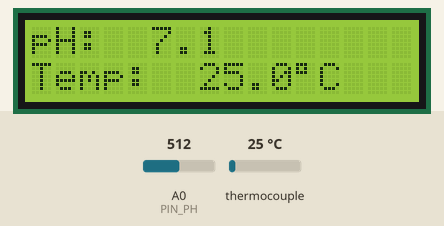
This sketch was run on a simulated Arduino Nano, built with avr-gcc and run on an emulated ATmega328P. On the bench: 16×2 character LCD. The test bench sets the inputs (shaded band); at power-on: thermocouple 25 °C, A0 (PIN_PH) = 512. What the sketch prints to the serial monitor is not drawn.

Above: at 5.5 s.
5.6 s: thermocouple set to 6 °C
At 7.8 s:
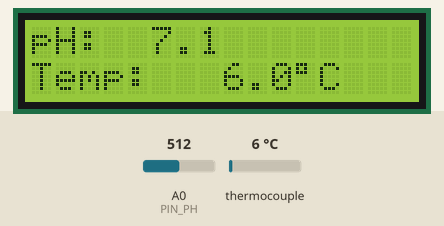
8.1 s: A0 (PIN_PH) set to 716
At 9.4 s:
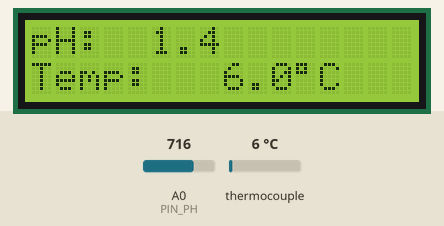
10.1 s: thermocouple set to 75 °C
At 10.9 s:
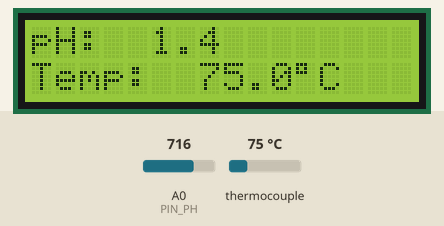
12.1 s: A0 (PIN_PH) set to 900
At 13.6 s:
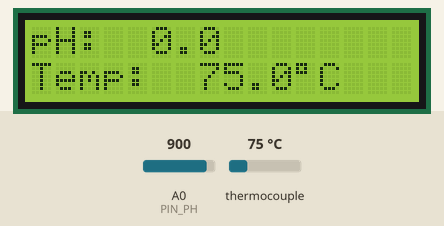
14.1 s: thermocouple set to 150 °C
At 15.1 s:
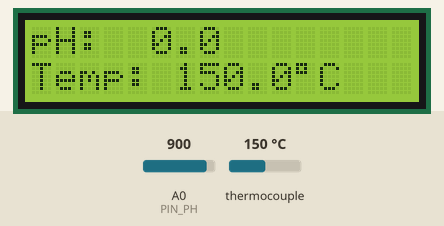
16.1 s: A0 (PIN_PH) set to 511
At 17.9 s:
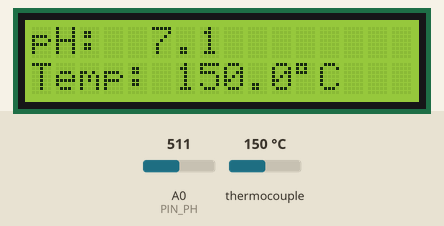
Timing chart, 0 to 19.1 s (numbered marks = the images above; inputs shaded):
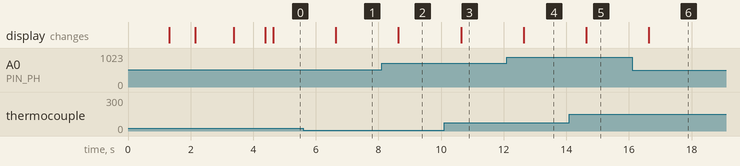

The sketch:

ph_v2.ino
```cpp
/*
  Medidor de pH - Firmware V2
  Placa: Arduino Nano classico (ATmega328P, 5 V)

  Display LCD I2C 16x2:
    SDA -> A4
    SCL -> A5

  Modulo de pH:
    PO/AO -> A0

  MAX6675:
    SO/DO -> D12
    CS    -> D10
    SCK   -> D13

  A sonda de pH deve ser conectada a um modulo condicionador.
  Nunca conecte a sonda diretamente ao pino A0.
*/

#include <Wire.h>
#include <LiquidCrystal_I2C.h>
#include "max6675.h"
#include <math.h>

// ------------------------- Hardware -------------------------
const byte PIN_PH = A0;
const byte PIN_MAX6675_SO = 12;
const byte PIN_MAX6675_CS = 10;
const byte PIN_MAX6675_CLK = 13;

LiquidCrystal_I2C lcd(0x27, 16, 2);
MAX6675 sensorTemperatura(PIN_MAX6675_CLK,
                          PIN_MAX6675_CS,
                          PIN_MAX6675_SO);

// ---------------------- Configuracao ------------------------
const unsigned long INTERVALO_LEITURA_MS = 1000UL;
const byte QUANTIDADE_AMOSTRAS = 10;
const unsigned int INTERVALO_AMOSTRA_MS = 20;

// Arduino Nano classico: ADC de 10 bits e referencia de 5 V.
// Para melhorar a exatidao, meca os 5 V reais e ajuste este valor.
const float TENSAO_REFERENCIA_ADC = 5.00;
const float ADC_MAXIMO = 1023.0;

/*
  Coeficientes iniciais do modulo condicionador:

    pH = INCLINACAO_PH * tensao + OFFSET_PH

  Estes valores permitem o teste inicial, mas devem ser ajustados com
  solucoes tampao, preferencialmente pH 7,00 e pH 4,00 ou pH 10,00.
*/
const float INCLINACAO_PH = -5.70;
const float OFFSET_PH = 21.34;

unsigned long ultimaLeitura = 0;

// ----------------------- Inicializacao ----------------------
void mostrarTelaInicial(const __FlashStringHelper *linha1,
                        const __FlashStringHelper *linha2) {
  lcd.clear();
  lcd.setCursor(0, 0);
  lcd.print(linha1);
  lcd.setCursor(0, 1);
  lcd.print(linha2);
}

void iniciarDisplay() {
  Wire.begin();
  lcd.init();
  lcd.backlight();

  mostrarTelaInicial(F("Monitor de pH"), F("Inicializando..."));
  delay(1200);

  mostrarTelaInicial(F("Display: OK"), F("Sensor temp..."));
  delay(800);

  // O MAX6675 necessita de um pequeno tempo para a primeira conversao.
  float temperaturaTeste = sensorTemperatura.readCelsius();

  lcd.clear();
  lcd.setCursor(0, 0);
  lcd.print(F("Temperatura:"));
  lcd.setCursor(0, 1);

  if (isnan(temperaturaTeste)) {
    lcd.print(F("Sensor ausente"));
  } else {
    lcd.print(F("Sensor OK"));
  }

  delay(1200);

  mostrarTelaInicial(F("Sistema pronto"), F("Lendo sensores"));
  delay(1000);
  lcd.clear();
}

void setup() {
  pinMode(PIN_PH, INPUT);
  Serial.begin(115200);

  iniciarDisplay();

  Serial.println(F("Monitor de pH V2 iniciado"));
  Serial.println(F("Placa: Arduino Nano ATmega328P"));
  Serial.println(F("PH=A0, MAX6675: SO=12 CS=10 CLK=13"));
}

// ------------------------- Leituras -------------------------
float lerTensaoPH() {
  unsigned long somaADC = 0;

  for (byte i = 0; i < QUANTIDADE_AMOSTRAS; i++) {
    somaADC += analogRead(PIN_PH);
    delay(INTERVALO_AMOSTRA_MS);
  }

  float mediaADC = somaADC / (float)QUANTIDADE_AMOSTRAS;
  return mediaADC * TENSAO_REFERENCIA_ADC / ADC_MAXIMO;
}

float calcularPH(float tensao) {
  float ph = INCLINACAO_PH * tensao + OFFSET_PH;

  // Evita apresentar valores fora da escala convencional do prototipo.
  if (ph < 0.0) {
    ph = 0.0;
  } else if (ph > 14.0) {
    ph = 14.0;
  }

  return ph;
}

// ------------------------- Display --------------------------
void limparLinha(byte linha) {
  lcd.setCursor(0, linha);
  lcd.print(F("                "));
}

void mostrarErroTemperatura(float ph) {
  char textoPH[7];
  dtostrf(ph, 4, 1, textoPH);

  limparLinha(0);
  lcd.setCursor(0, 0);
  lcd.print(F("pH: "));
  lcd.print(textoPH);

  limparLinha(1);
  lcd.setCursor(0, 1);
  lcd.print(F("Temp: ERRO"));
}

void mostrarMedicoes(float ph, float temperatura) {
  char textoPH[7];
  char textoTemperatura[8];

  dtostrf(ph, 4, 1, textoPH);
  dtostrf(temperatura, 5, 1, textoTemperatura);

  limparLinha(0);
  lcd.setCursor(0, 0);
  lcd.print(F("pH: "));
  lcd.print(textoPH);

  limparLinha(1);
  lcd.setCursor(0, 1);
  lcd.print(F("Temp: "));
  lcd.print(textoTemperatura);
  lcd.write((byte)223); // Simbolo de grau do LCD HD44780
  lcd.print(F("C"));
}

void enviarSerial(float tensao, float ph, float temperatura) {
  Serial.print(F("Tensao pH: "));
  Serial.print(tensao, 3);
  Serial.print(F(" V | pH: "));
  Serial.print(ph, 2);
  Serial.print(F(" | Temperatura: "));

  if (isnan(temperatura)) {
    Serial.println(F("ERRO"));
  } else {
    Serial.print(temperatura, 2);
    Serial.println(F(" C"));
  }
}

// --------------------------- Ciclo --------------------------
void loop() {
  unsigned long agora = millis();

  if (agora - ultimaLeitura < INTERVALO_LEITURA_MS) {
    return;
  }

  ultimaLeitura = agora;

  // A temperatura e lida antes do pH para evitar o valor atrasado da V1.
  float temperatura = sensorTemperatura.readCelsius();
  float tensaoPH = lerTensaoPH();
  float ph = calcularPH(tensaoPH);

  if (isnan(temperatura)) {
    mostrarErroTemperatura(ph);
  } else {
    mostrarMedicoes(ph, temperatura);
  }

  enviarSerial(tensaoPH, ph, temperatura);
}
```

Measured:
- after the input at 5.6 s, the display: changes after 1.0 s (image 1)
- after the input at 8.1 s, the display: changes after 0.54 s (image 2)
- after the input at 10.1 s, the display: changes after 0.54 s (image 3)
- after the input at 12.1 s, the display: changes after 0.54 s (image 4)
- after the input at 14.1 s, the display: changes after 0.54 s (image 5)
- after the input at 16.1 s, the display: changes after 0.54 s (image 6)
